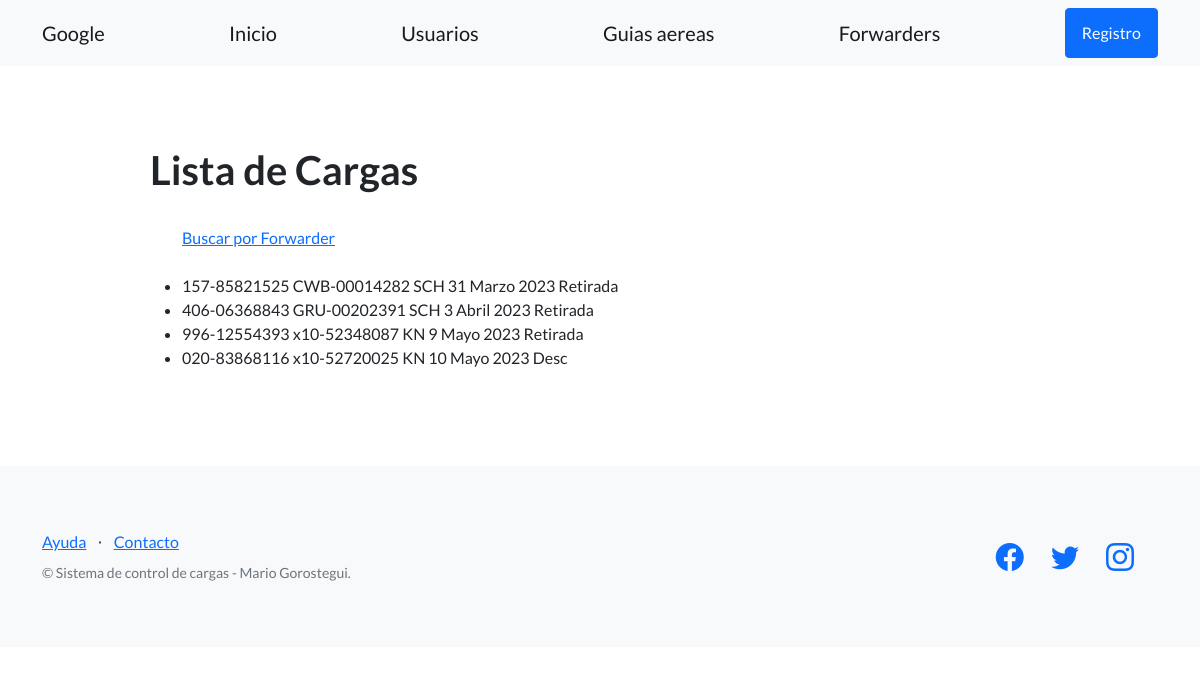
The page /lst_cargas/ on the database its author committed.
### app_seg_cargas/models.py (models this page shows, shortened)
class Cargas(models.Model):
    mawb=models.CharField(max_length=12,blank=True)
    hawb=models.CharField(max_length=12)
    incoterm = models.CharField(max_length=20,blank=True)
    area = models.CharField(max_length=64)
    abrev_fwr = models.CharField(max_length=6)
    cotizacion = models.FloatField(blank=True)
    bultos = models.IntegerField()
    peso = models.FloatField()
    volumen = models.FloatField()
    atd = models.DateField(blank=True)
    ata = models.DateField(blank=True)
    estado = models.CharField(max_length=12,blank=True)
    retiro = models.DateField(blank=True)

### proyecto_cargas/views.py (the view)
# urls.py: path('lst_cargas/',lista_guias,name="Cargas"),
def lista_guias (request):
    contexto = {
        "shipments": Cargas.objects.all(),
     }
    http_responde= render(
        request=request,
        template_name= 'proyecto_cargas/lista_guias.html',
        context = contexto,
    )
    return http_responde

### app_seg_cargas/templates/proyecto_cargas/lista_guias.html
{% extends 'proyecto_cargas/base.html' %}
{% block contenido %}
<section>
    <div>
      <h1>Lista de Cargas</h1>
      <ul>
      <br>
      <a href="{% url "buscar_fwr" %}">Buscar por Forwarder</a>
      <br>
      <br>
      {% for shp in shipments %}
        <li>{{ shp.mawb }} {{ shp.hawb }} {{shp.abrev_fwr}}  {{shp.ata}} {{shp.estado}}</li>
      {% endfor %}
      </ul>
    </div>
  </section>
{% endblock contenido %}

### rows shown on the page
Cargas: mawb "157-85821525", hawb "CWB-00014282", abrev_fwr "SCH", ata "31 Marzo 2023", estado "Retirada"
Cargas: mawb "406-06368843", hawb "GRU-00202391", abrev_fwr "SCH", ata "3 Abril 2023", estado "Retirada"
Cargas: mawb "996-12554393", hawb "x10-52348087", abrev_fwr "KN", ata "9 Mayo 2023", estado "Retirada"
Cargas: mawb "020-83868116", hawb "x10-52720025", abrev_fwr "KN", ata "10 Mayo 2023", estado "Desc"
